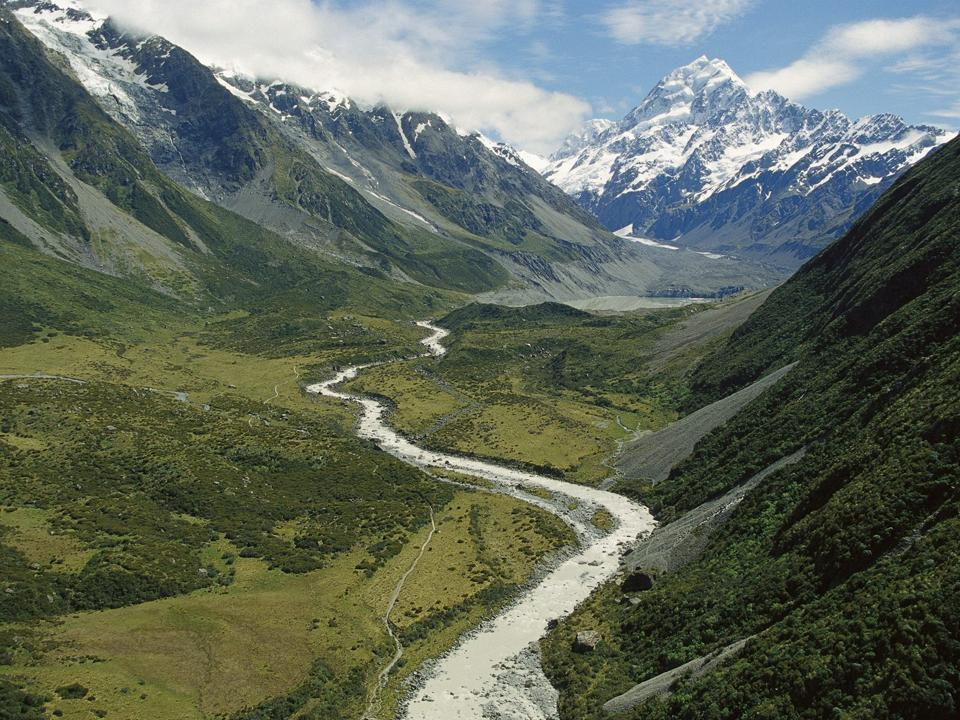
#> input picture Extract Visual Features/utils/Functions and spatial layout/docker/images/mountains.jpg, 960 x 720 px
$ python -i fourier_modified.py   (imports and definitions only)
#> lines starting #> are read from the running program, lines starting #| are printed output that depends on the picture
""""
This is modified copy of fourier_qips.py from https://github.com/RBartho/Aesthetics-Toolbox/tree/main.

If you use this code please cite their original paper https://link.springer.com/article/10.3758/s13428-025-02632-3.

Compared to original code we vectorized and cached the code. In order to see comparison between original
and modifed versions please see "compare_results.ipynb".
"""

import numpy as np
import PIL
from functools import lru_cache
from numba import njit


def calc_bin(val, binsize, x_min, x_max):
    x_max = x_max + 1
    x_min = x_min + 1

    bin_num = np.ceil((x_max - x_min) / binsize).astype(int)
    bin_log_size = (np.log10(x_max) - np.log10(x_min)) / bin_num
    bin_mean_bar = np.zeros((2, bin_num), dtype=np.float64)
    bin_x_val = np.zeros(bin_num, dtype=np.float64)

    for i in range(bin_num):
        ii = i + 1

        a_x = np.log10(x_min) + (ii - 1) * bin_log_size
        b_x = np.log10(x_min) + ii * bin_log_size

        from_val = np.floor(10 ** a_x).astype(int)
        to_val = np.floor(10 ** b_x).astype(int)

        if to_val > len(val):
            to_val = len(val)

        bin_mean_bar[0, i] = np.mean(np.arange(from_val, to_val + 1))
        bin_mean_bar[1, i] = np.mean(val[np.arange(from_val - 1, to_val)])
        bin_x_val[i] = from_val

    return bin_mean_bar, bin_x_val


def var_eigen(log_m, log_n, log_x, log_y):
    fit = log_m * log_x + log_n
    diff = fit - log_y
    return np.var(diff)


@lru_cache(maxsize=None)
def _precompute_rotavg_lookup(N):
    """
    Precompute rho and sector-bin lookup for a given square size N.
    """
    X, Y = np.meshgrid(np.arange(-N // 2, N // 2), np.arange(-N // 2, N // 2))
    theta = np.arctan2(Y, X)
    rho = np.round(np.sqrt(X**2 + Y**2)).astype(np.int64)

    # same angular bins as original
    a = np.arange(0, np.pi + np.pi / 8, np.pi / 8)

    # sector index for k=0..7, default -1 if angle not in [0, pi)
    sector = np.full(theta.shape, -1, dtype=np.int64)
    for k in range(8):
        mask = (a[k] <= theta) & (theta < a[k + 1])
        sector[mask] = k

    return rho, sector


@njit(cache=True)
def _rotavg_numba(array, rho, sector):
    N = array.shape[0]
    I = np.zeros((N // 2 + 1, 9), dtype=np.float64)
    f = np.zeros((N // 2 + 1, 9), dtype=np.float64)

    for i in range(N):
        for j in range(N):
            rh = rho[i, j]
            value = array[i, j]

            if rh <= N / 2:
                # "all angles" bin at index 8
                I[rh, 8] += 1.0
                if I[rh, 8] == 1.0:
                    f[rh, 8] = value
                else:
                    f[rh, 8] = f[rh, 8] + (value - f[rh, 8]) / I[rh, 8]

                # angle sector bin 0..7
                k = sector[i, j]
                if k >= 0:
                    I[rh, k] += 1.0
                    if I[rh, k] == 1.0:
                        f[rh, k] = value
                    else:
                        f[rh, k] = f[rh, k] + (value - f[rh, k]) / I[rh, k]

    return f


def rotavg_fast(array):
    N = array.shape[0]
    rho, sector = _precompute_rotavg_lookup(N)
    return _rotavg_numba(array.astype(np.float64), rho, sector)


def padding_and_resizing_to_square_1024_pixel(img):
    mean = np.round(np.mean(img)).astype(np.uint8)

    img = PIL.Image.fromarray(img)
    if img.size[0] >= img.size[1]:
        a = 1024 / float(img.size[0])
        img = img.resize(
            (int(img.size[0] * a), int(img.size[1] * a)),
            PIL.Image.Resampling.LANCZOS
        )
    else:
        a = 1024 / float(img.size[1])
        img = img.resize(
            (int(img.size[0] * a), int(img.size[1] * a)),
            PIL.Image.Resampling.LANCZOS
        )

    img = np.asarray(img)
    h, w = img.shape
    w_c = int(w / 2)
    h_c = int(h / 2)

    if h > w:
        img_pad = np.full((h, h), mean, dtype=img.dtype)
        if w % 2 == 1:
            img_pad[:, h_c - w_c: h_c + w_c + 1] = img
        else:
            img_pad[:, h_c - w_c: h_c + w_c] = img
        img = img_pad
    elif h < w:
        img_pad = np.full((w, w), mean, dtype=img.dtype)
        if h % 2 == 1:
            img_pad[w_c - h_c: w_c + h_c + 1, :] = img
        else:
            img_pad[w_c - h_c: w_c + h_c, :] = img
        img = img_pad

    return img


def fourier_redies(img_gray, bin_size=2, cycles_min=10, cycles_max=256):
    """
    Fast version of fourier_redies() with same algorithmic behavior.
    """
    img_gray_resized = padding_and_resizing_to_square_1024_pixel(img_gray)

    power = np.fft.fftshift(np.fft.fft2(img_gray_resized.astype(np.float64)))
    A = rotavg_fast(np.abs(power) ** 2)
    A = A[:, 8].copy()

    if cycles_max > len(A):
        cycles_max = len(A)

    rang = np.arange(cycles_min, cycles_max + 1) - 1

    x_min = rang[0]
    x_max = rang[-1]

    using_range = A[rang]
    log_rang = np.log10(rang + 1)
    log_using_range = np.log10(using_range)

    bin_mean_bar, bin_x_val = calc_bin(A, bin_size, x_min, x_max)

    X = np.vstack([np.ones(len(bin_mean_bar[1])), np.log10(bin_mean_bar[0])]).T
    y = np.log10(bin_mean_bar[1])
    param = np.linalg.lstsq(X, y, rcond=None)[0]

    log_m_bin = param[1]
    log_n_bin = param[0]

    SIGMA = var_eigen(log_m_bin, log_n_bin, log_rang, log_using_range)
    SLOPE = log_m_bin

    return SIGMA, SLOPE

>>> import cv2
>>> picture = cv2.imread('../Functions and spatial layout/docker/images/mountains.jpg', cv2.IMREAD_GRAYSCALE)
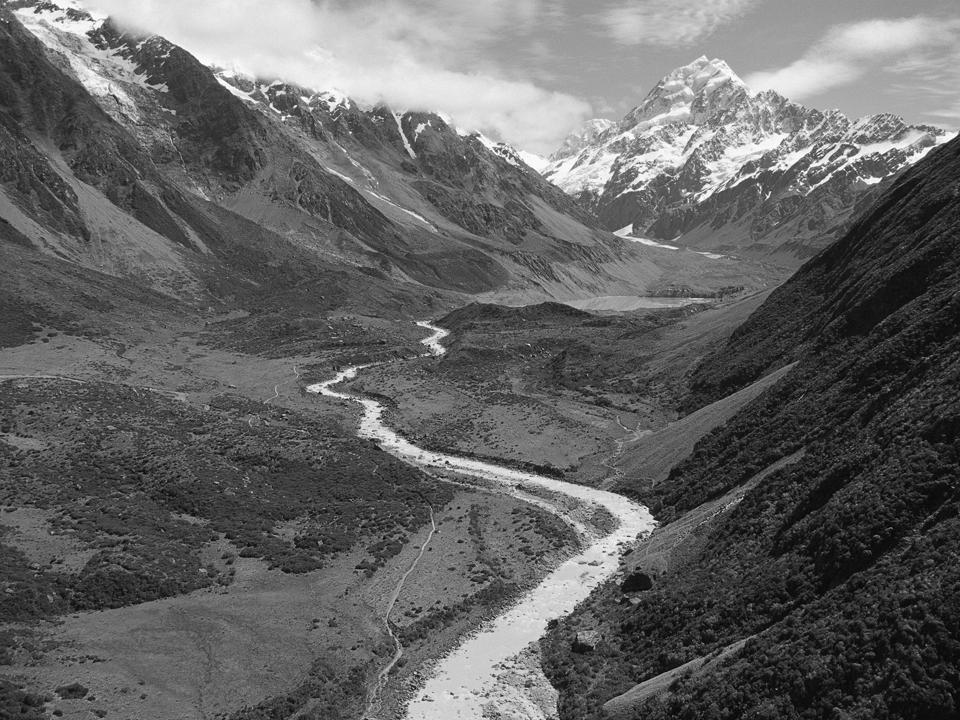
#> picture: shape (720, 960); min 0, max 255, mean 99.9
>>> result = fourier_redies(picture)
#> in padding_and_resizing_to_square_1024_pixel, `mean = np.round(np.mean(img)).astype(np.uint8)`: mean = 100
#> in padding_and_resizing_to_square_1024_pixel, `img_pad = np.full((w, w), mean, dtype=img.dtype)`: img_pad: shape (1024, 1024); every value is 100
#> in padding_and_resizing_to_square_1024_pixel, `img_pad[w_c - h_c: w_c + h_c, :] = img`:
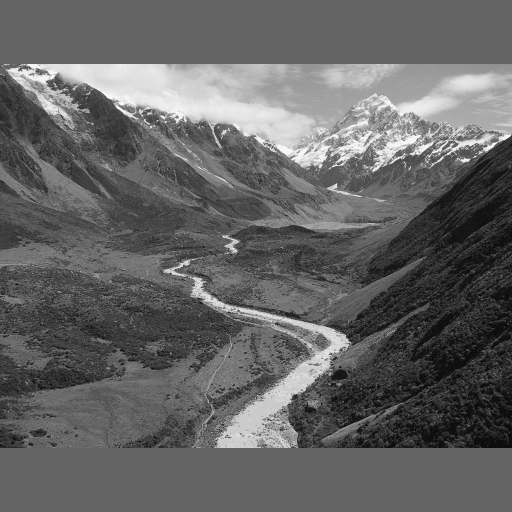
#> img_pad: shape (1024, 1024) (shown at 1/2 size); min 0, max 255, mean 100
#> in _precompute_rotavg_lookup, `theta = np.arctan2(Y, X)`:
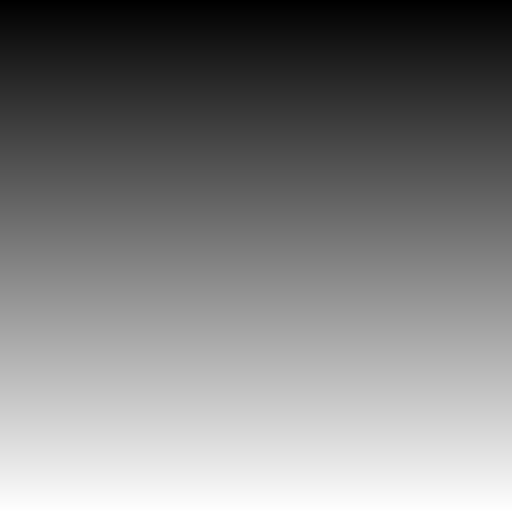
#> Y: shape (1024, 1024) int64 (shown at 1/2 size); min -512, max 511, mean -0.5; drawn with min black and max white
#> after the loop in _precompute_rotavg_lookup, `for k in range(8):`:
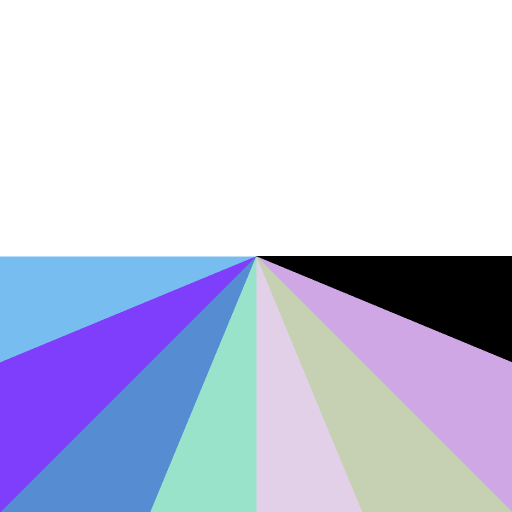
#> sector: shape (1024, 1024) int64 (shown at 1/2 size); 9 distinct labels, from -1 to 7; one colour per label, 0 black, -1 white
#> in fourier_redies, `A = A[:, 8].copy()`: A = 513 values, max 1.1e+16 at index 0, min 17999627.6 at index 512, mean 2.17e+13
#> in fourier_redies, `using_range = A[rang]`: using_range = 247 values, max 6.91e+11 at index 0, min 379828784.3 at index 241, mean 1.79e+10
#> in fourier_redies, `log_using_range = np.log10(using_range)`: log_using_range = 247 values, max 11.84 at index 0, min 8.58 at index 241, mean 9.34
#> after the loop in calc_bin, `for i in range(bin_num):`: bin_x_val = 123 values from 10 to 249
#> in fourier_redies, `X = np.vstack([np.ones(len(bin_mean_bar[1])), np.log10(bin_mean_bar[0]..`: X = 123 pairs, first value 1 to 1, second value 1 to 2.4
#> in fourier_redies, `y = np.log10(bin_mean_bar[1])`: y = 123 values, max 11.84 at index 0, min 8.6 at index 122, mean 10.08
#> in fourier_redies, `param = np.linalg.lstsq(X, y, rcond=None)[0]`: param = [14.01, -2.31]
#> in fourier_redies, `log_m_bin = param[1]`: log_m_bin = -2.31
#> in fourier_redies, `log_n_bin = param[0]`: log_n_bin = 14.01
#> in var_eigen, `fit = log_m * log_x + log_n`: fit = 247 values, max 11.7 at index 0, min 8.44 at index 246, mean 9.31
#> in var_eigen, `diff = fit - log_y`: diff = 247 values, max 0.151 at index 11, min -0.17 at index 237, mean -0.0234
#> in fourier_redies, `SIGMA = var_eigen(log_m_bin, log_n_bin, log_rang, log_using_range)`: SIGMA = 0.0068
#> in fourier_redies, `SLOPE = log_m_bin`: SLOPE = -2.31
#> result = (0.0068, -2.31)
